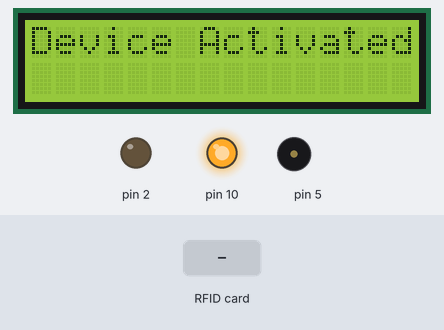
This sketch was run on a simulated Arduino Uno, built with avr-gcc and run on an emulated ATmega328P. Shown: 16×2 character LCD, output pins drawn as LEDs (lit = HIGH), buzzer (waves = sounding). Inputs (shaded band) come from the test bench. WiFi joins after 1.5 s; servers stay silent unless stated; what the sketch prints to the serial monitor is not drawn.

Above: at 5.8 s.
5.9 s: RFID card 5E 7A 19 C4 held to the reader
At 6.9 s:
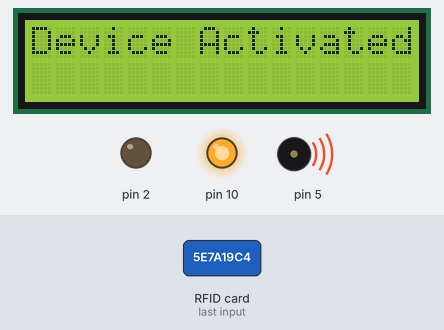
At 8.2 s:
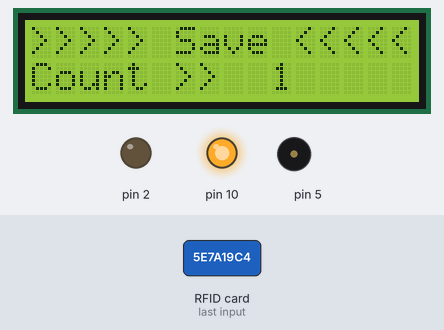
8.6 s: RFID card 5E 7A 19 C4 held to the reader
At 9.5 s:
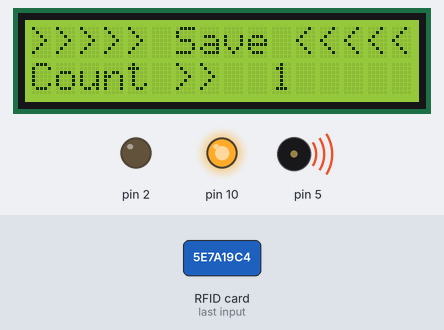
Timing chart, 0 to 11.6 s (numbered marks = the images above; inputs shaded):
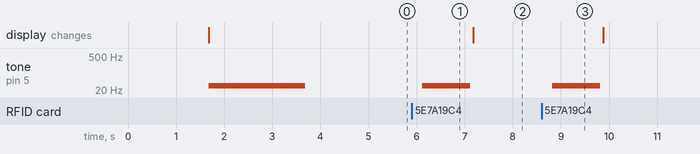

Measured:
- after the input at 5.9 s, tone on pin 5: silent → 30 Hz after 0.21 s, → silent 1.0 s later
- after the input at 8.6 s, tone on pin 5: silent → 30 Hz after 0.22 s, → silent 1.0 s later

The sketch:

final.ino
```cpp
#include "SPI.h"
#include "MFRC522.h"
#include <LiquidCrystal.h>
#define SS_PIN 6
#define RST_PIN 7
#define SP_PIN 8
#include <SPI.h>
#include <Ethernet.h>

int Contrast=100;
 const int rs = 14, en = 15, d4 = 16, d5 = 17, d6 = 18, d7 = 19;
LiquidCrystal lcd(rs, en, d4, d5, d6, d7);

// assign a MAC address for the ethernet controller.
// fill in your address here:
byte mac[] = {
  0xDE, 0xAD, 0xBE, 0xEF, 0xFE, 0xED
};
// Set the static IP address to use if the DHCP fails to assign
IPAddress ip(192, 168, 0, 123);
IPAddress myDns(192, 168, 0, 1);

// initialize the library instance:
EthernetClient client;

//char server[] = "www.srbuildersbd.com";  // also change the Host line in httpRequest()
IPAddress server(104,167,11,83);

unsigned long lastConnectionTime = 0;           // last time you connected to the server, in milliseconds
const unsigned long postingInterval = 10*1000;  // delay between updates, in milliseconds

MFRC522 rfid(SS_PIN, RST_PIN);

MFRC522::MIFARE_Key key;

void setup() {
  lcd.begin(16, 2);
  // Print a message to the LCD.
  lcd.print("...Activating...");
   pinMode(5, OUTPUT);
 analogWrite(2,Contrast);
  Serial.begin(9600);
  SPI.begin();
  rfid.PCD_Init();
  if (Ethernet.begin(mac) == 0) {
    Serial.println("Failed to configure Ethernet using DHCP");
    // Check for Ethernet hardware present
    if (Ethernet.hardwareStatus() == EthernetNoHardware) {
      Serial.println("Ethernet shield was not found.  Sorry, can't run without hardware. :(");
      while (true) {
        delay(1); // do nothing, no point running without Ethernet hardware
      }
    }
    if (Ethernet.linkStatus() == LinkOFF) {
      Serial.println("Ethernet cable is not connected.");
    }
    // try to congifure using IP address instead of DHCP:
    Ethernet.begin(mac, ip, myDns);
    Serial.print("My IP address: ");
    Serial.println(Ethernet.localIP());
     lcd.begin(16, 2);
  // Print a message to the LCD.
  lcd.print("Device Activated");
     tone(5,30);
  delay(2000);
  noTone(5);
  } else {
    Serial.print("  DHCP assigned IP ");
    Serial.println(Ethernet.localIP());
  lcd.begin(16, 2);
  // Print a message to the LCD.
  lcd.print("Device Activated");
     tone(5,30);
  delay(2000);
  noTone(5);

  }
  // give the Ethernet shield a second to initialize:
  delay(1000);


}
String idcard;
void loop() {

  if (!rfid.PICC_IsNewCardPresent() || !rfid.PICC_ReadCardSerial())
    return;

  // Serial.print(F("PICC type: "));
  MFRC522::PICC_Type piccType = rfid.PICC_GetType(rfid.uid.sak);
  // Serial.println(rfid.PICC_GetTypeName(piccType));

  // Check is the PICC of Classic MIFARE type
  if (piccType != MFRC522::PICC_TYPE_MIFARE_MINI &&
    piccType != MFRC522::PICC_TYPE_MIFARE_1K &&
    piccType != MFRC522::PICC_TYPE_MIFARE_4K) {
    Serial.println(F("Your tag is not of type MIFARE Classic."));
    return;
  }

  String strID = "";
  for (byte i = 0; i < 4; i++) {
    strID +=
    (rfid.uid.uidByte[i] < 0x10 ? "0" : "") +
    String(rfid.uid.uidByte[i], HEX) +
    (i!=3 ? ":" : "");
  }
  strID.toUpperCase();

  // เมื่อถึงส่วนนี้ ตัวแปร strID จะเก็บค่า UID ของแท็กไว้แล้ว
  // สามารถนำไปใช้งานได้เลย เช่น นำไปเข้า IF เพื่อให้หลอด
  // LED ติดสว่าง หรือดับได้
  Serial.print("Tap card key: ");
  Serial.println(strID);
  idcard=strID;
 httpRequest();
  rfid.PICC_HaltA();
  rfid.PCD_StopCrypto1();

}
int a=0,b=0;
void httpRequest() {
  // close any connection before send a new request.
  // This will free the socket on the WiFi shield
  client.stop();

  // if there's a successful connection:
  if (client.connect(server, 8086)) {
    Serial.println("connecting...");
    // send the HTTP GET request:
    client.println("GET /?p="+idcard);
    client.println("Host: www.srbuildersbd.com");
    client.println("User-Agent: arduino-ethernet");
    client.println("Connection: close");
    client.println();
 tone(5,30);
  delay(1000);
  noTone(5);
a=a+1;
b=0;
  lcd.begin(16, 2);
  // Print a message to the LCD.
  lcd.print(">>>>> Save <<<<<");
  lcd.setCursor(0, 1);
  // print the number of seconds since reset:
  lcd.print("Count >>  "+String(a));
    // note the time that the connection was made:
    lastConnectionTime = millis();
  } else {
    b=b+1;
    // if you couldn't make a connection:
    Serial.println("connection failed");
     lcd.begin(16, 2);
  // Print a message to the LCD.
  lcd.print("XXXXX Fail XXXXX");
   lcd.setCursor(0, 1);
  // print the number of seconds since reset:
   lcd.print("Fail XX>>  "+String(b));
  a=0;
  }
}
```
